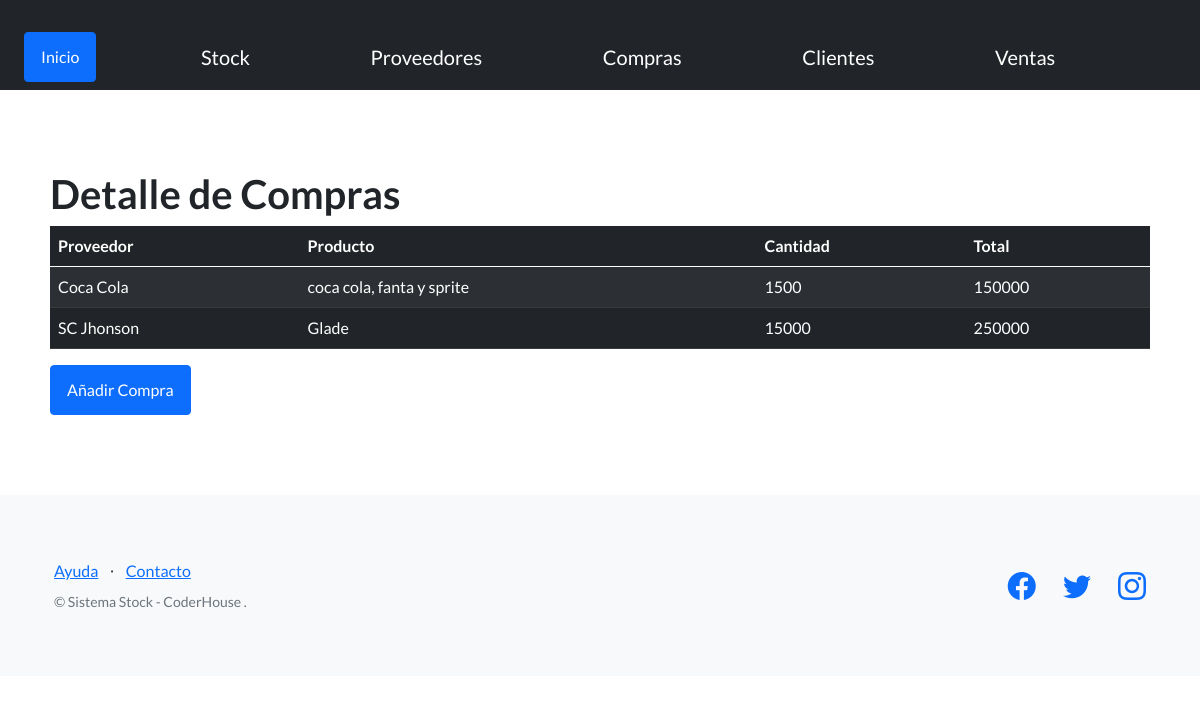
/existencias/compras/, run on an earlier commit of the app's database.
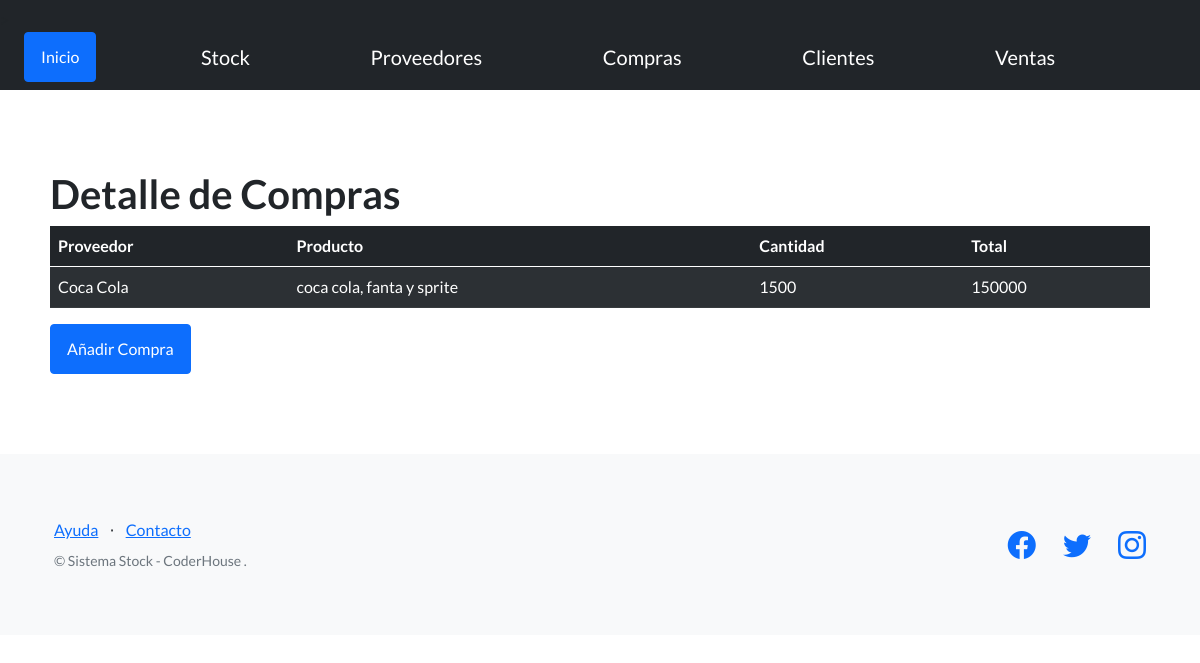
And on a later commit of the database.
### existencias/models.py (models this page shows, shortened)
class Compra(models.Model):
    proveedor = models.CharField(max_length=256)
    producto = models.CharField(max_length=256)
    cantidad = models.IntegerField()
    monto = models.IntegerField()

### existencias/views.py (the view)
# urls.py: path('compras/', compra, name="compras"),
def compra(request):
    contexto = {
        'compras': Compra.objects.all()
    }
    return render(request=request, template_name='existencias/compra.html', context=contexto)

### existencias/templates/existencias/compra.html (shortened to what this page needs)
{% extends "existencias/base.html"%}
{% block contenido %}
<h1>Detalle de Compras</h1>
<table class="table table-dark table-striped">
    <thead>
      <tr>
        <th scope="col">Proveedor</th>
        <th scope="col">Producto</th>
        <th scope="col">Cantidad</th>
        <th scope="col">Total</th>
      </tr>
    </thead>
    <tbody>
        {% for compra in compras %}
        <tr>
            <td>{{compra.proveedor}}</td>
            <td>{{ compra.producto}}</td>
            <td>{{compra.cantidad}}</td>
            <td>{{compra.monto}}</td>
        </tr>
        {% endfor %}
    </tbody>
</table>
<a class="btn btn-primary" href="{% url 'crear_compra' %}">Añadir Compra</a>
{% endblock contenido%}

What changed in the data, as far as the page shows it:
removed Compra: proveedor "SC Jhonson", producto "Glade", cantidad "15000", monto "250000"
